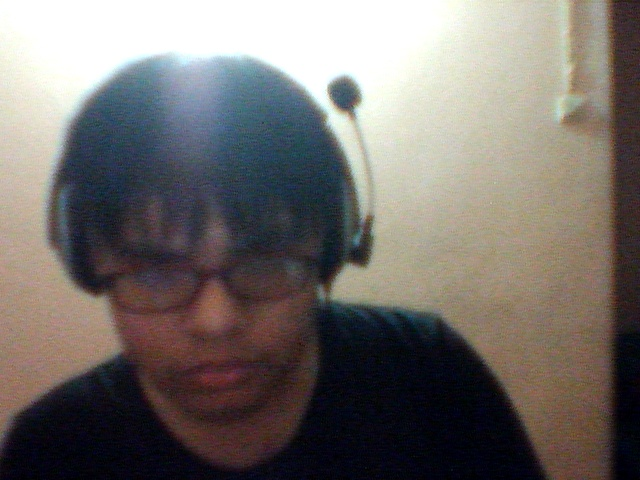
#> input picture captured_image.jpg, 640 x 480 px
$ python -i color_detect.py   (imports and definitions only)
#> lines starting #> are read from the running program, lines starting #| are printed output that depends on the picture; after the words box and inside, x2 and y2 are one past the last pixel; in counts of white or black regions, pixels touching at a corner belong together
import cv2
import numpy as np
import matplotlib.pyplot as plt
from sklearn.cluster import KMeans
import imutils

def dominant_color():
    clusters = 6 # try changing it

    img = cv2.imread('captured_image.jpg')
#> img is the input picture: shape (480, 640, 3); mean B, G, R 107.7, 111.2, 116.6
    org_img = img.copy()
    print('Org image shape --> ',img.shape)
#| Org image shape -->  (480, 640, 3)

    img = imutils.resize(img,height=200)
#> img: shape (200, 266, 3)
    print('After resizing shape --> ',img.shape)
#| After resizing shape -->  (200, 266, 3)

    flat_img = np.reshape(img,(-1,3))
    print('After Flattening shape --> ',flat_img.shape)
#| After Flattening shape -->  (53200, 3)

    kmeans = KMeans(n_clusters=clusters,random_state=0)
    kmeans.fit(flat_img)

    dominant_colors = np.array(kmeans.cluster_centers_,dtype='uint')

    percentages = (np.unique(kmeans.labels_,return_counts=True)[1])/flat_img.shape[0]
#> percentages = [0.169, 0.26, 0.136, 0.18, 0.117, 0.137]
    p_and_c = zip(percentages,dominant_colors)
    p_and_c = sorted(p_and_c,reverse=True)

    block = np.ones((50,50,3),dtype='uint')
    plt.figure(figsize=(12,8))
    for i in range(clusters):
        plt.subplot(1,clusters,i+1)
        block[:] = p_and_c[i][1][::-1] # we have done this to convert bgr(opencv) to rgb(matplotlib)
        plt.imshow(block)
        plt.xticks([])
        plt.yticks([])
        plt.xlabel(str(round(p_and_c[i][0]*100,2))+'%')
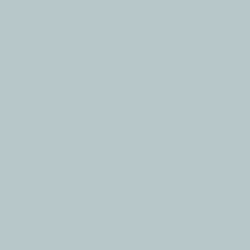
#> block: shape (50, 50, 3) uint64 (shown 5 times larger); mean of channels 0, 1, 2 201, 199, 183; drawn as B, G, R

    plt.savefig('my_plot.png')
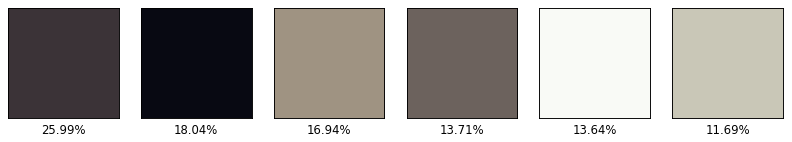
#> figure drawn by matplotlib, 6 panels

    bar = np.ones((50,500,3),dtype='uint')
    plt.figure(figsize=(12,8))
    plt.title('Proportions of colors in the image')
    start = 0
    i = 1
    for p,c in p_and_c:
        end = start+int(p*bar.shape[1])
        if i==clusters:
            bar[:,start:] = c[::-1]
        else:
            bar[:,start:end] = c[::-1]
        start = end
        i+=1
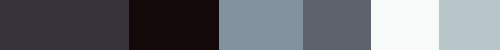
#> bar: shape (50, 500, 3) uint64; mean of channels 0, 1, 2 116.4, 111.1, 107.7; drawn as B, G, R
#> after the loop, i = 7

    plt.imshow(bar)
    plt.xticks([])
    plt.yticks([])
    plt.savefig('my_plot1.png')
    rows = 1000
    cols = int((org_img.shape[0]/org_img.shape[1])*rows)
#> cols = 750
    img = cv2.resize(org_img,dsize=(rows,cols),interpolation=cv2.INTER_LINEAR)
#> img: shape (750, 1000, 3)

    copy = img.copy()
    cv2.rectangle(copy,(rows//2-250,cols//2-90),(rows//2+250,cols//2+110),(255,255,255),-1)
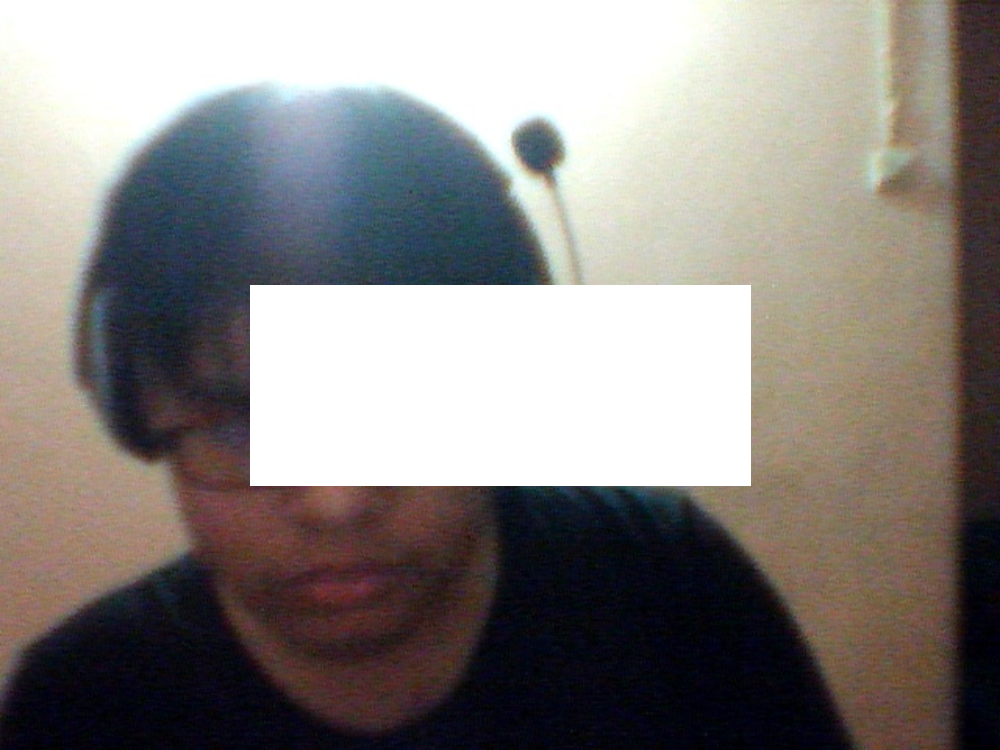
#> copy: shape (750, 1000, 3); mean B, G, R 129.5, 132.3, 137

    final = cv2.addWeighted(img,0.1,copy,0.9,0)
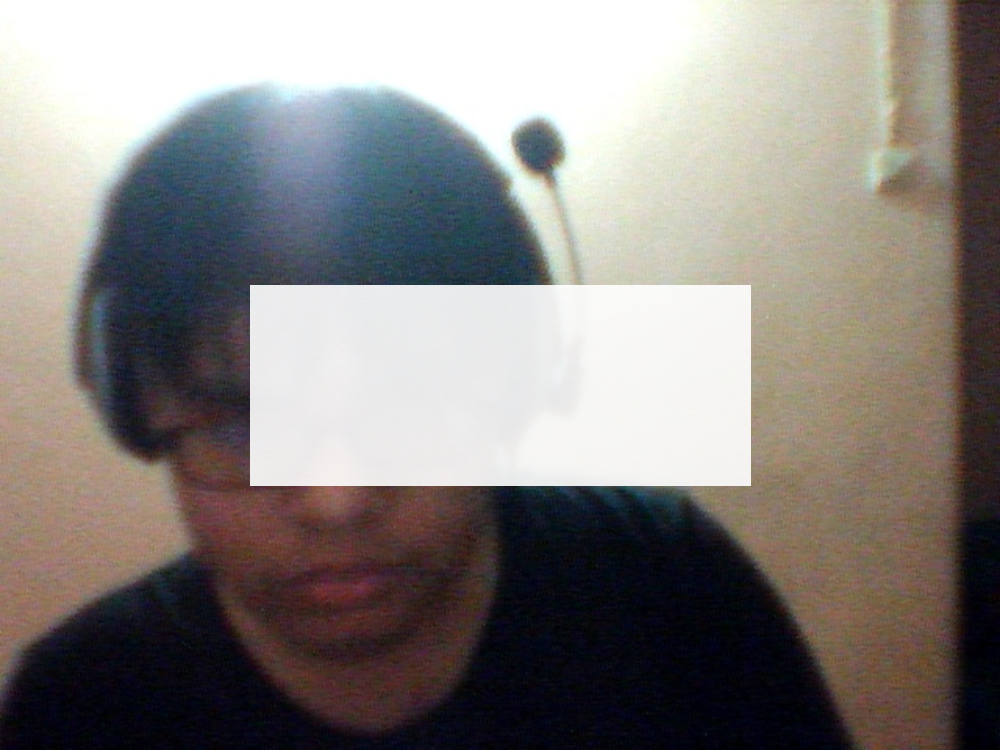
#> final: shape (750, 1000, 3); mean B, G, R 127.3, 130.1, 134.9
    cv2.putText(final,'Most Dominant Colors in the Image',(rows//2-230,cols//2-40),cv2.FONT_HERSHEY_DUPLEX,0.8,(0,0,0),1,cv2.LINE_AA)
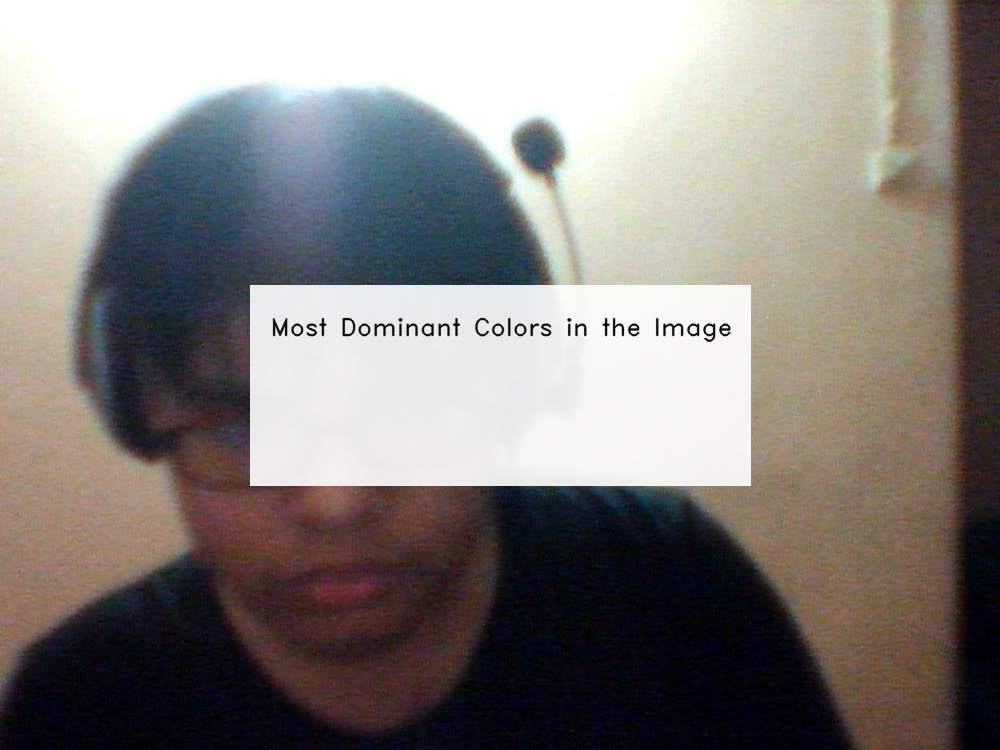
#> final: shape (750, 1000, 3); 0.45% of pixels changed, all inside (x1, y1, x2, y2) = (272, 317, 732, 343)


    start = rows//2-220
    for i in range(5):
        end = start+70
        final[cols//2:cols//2+70,start:end] = p_and_c[i][1]
        cv2.putText(final,str(i+1),(start+25,cols//2+45),cv2.FONT_HERSHEY_DUPLEX,1,(255,255,255),1,cv2.LINE_AA)
        start = end+20
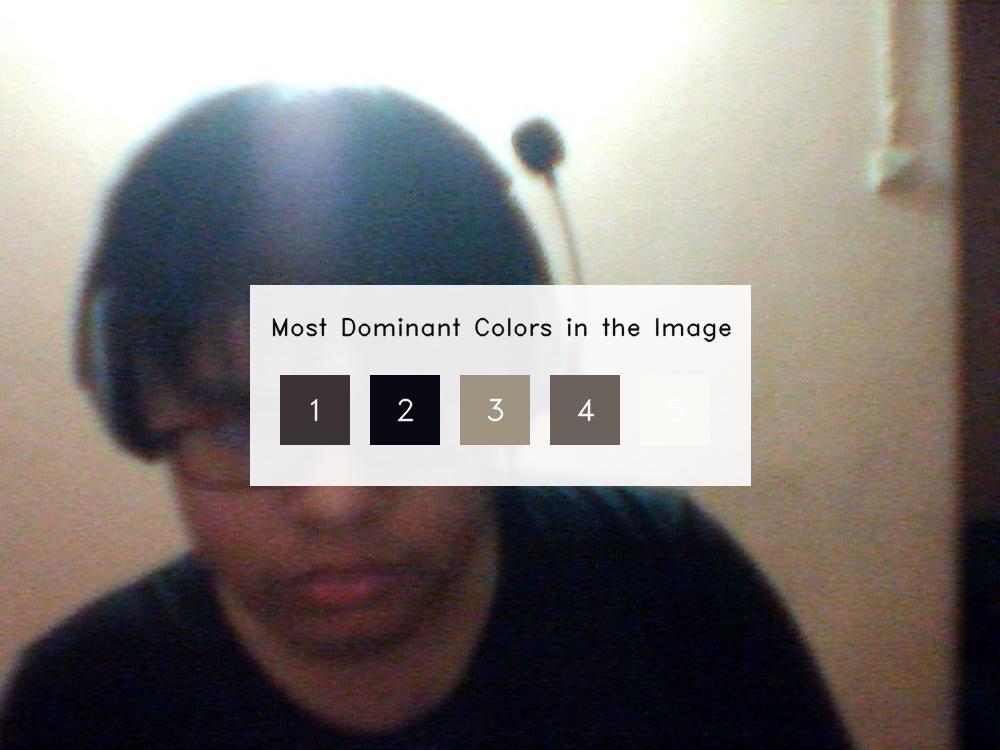
#> final: shape (750, 1000, 3); 3.27% of pixels changed, all inside (x1, y1, x2, y2) = (280, 375, 710, 445)

    cv2.imwrite('output.png',final)

>>> result = dominant_color()

$ run again, with Webp.net-resizeimage-1-1.jpg copied over captured_image.jpg
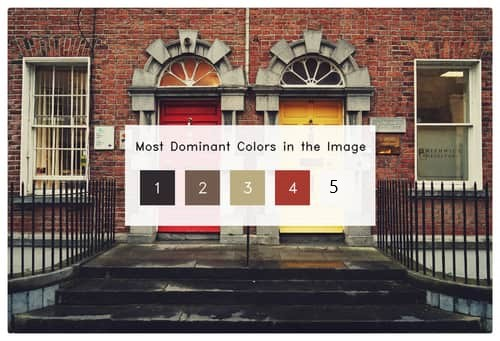
#> input picture Webp.net-resizeimage-1-1.jpg, 500 x 341 px
#> in dominant_color, img is the input picture: shape (341, 500, 3); mean B, G, R 105.5, 112.8, 128.5
#| Org image shape -->  (341, 500, 3)
#| After resizing shape -->  (200, 293, 3)
#| After Flattening shape -->  (58600, 3)
#> after the loop in dominant_color, `for p,c in p_and_c:`:
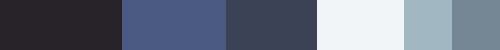
#> bar: shape (50, 500, 3) uint64; mean of channels 0, 1, 2 128.3, 112.4, 104.9; drawn as B, G, R
#> copy: shape (682, 1000, 3); mean B, G, R 113.4, 119.8, 133.8
#> after the loop in dominant_color, `for i in range(5):`:
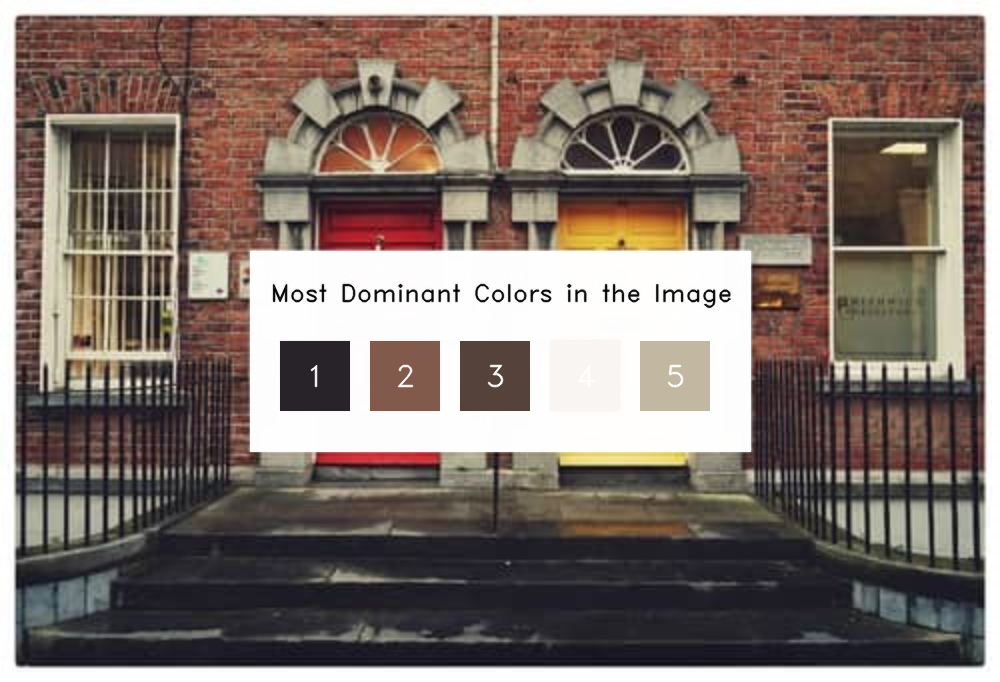
#> final: shape (682, 1000, 3); mean B, G, R 107.6, 114.3, 128.9
